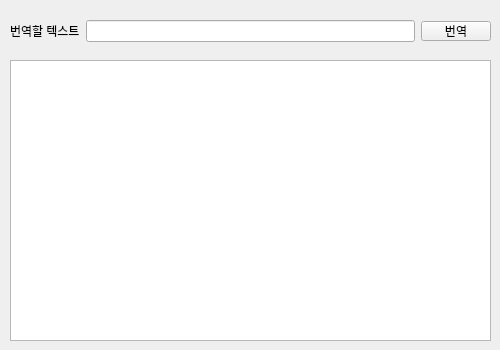
<?xml version="1.0" encoding="UTF-8"?>
<ui version="4.0">
 <class>Form</class>
 <widget class="QWidget" name="Form">
  <property name="geometry">
   <rect>
    <x>0</x>
    <y>0</y>
    <width>500</width>
    <height>350</height>
   </rect>
  </property>
  <property name="maximumSize">
   <size>
    <width>500</width>
    <height>350</height>
   </size>
  </property>
  <property name="windowTitle">
   <string>Form</string>
  </property>
  <widget class="QWidget" name="horizontalLayoutWidget">
   <property name="geometry">
    <rect>
     <x>10</x>
     <y>10</y>
     <width>481</width>
     <height>42</height>
    </rect>
   </property>
   <layout class="QHBoxLayout" name="horizontalLayout">
    <item>
     <widget class="QLabel" name="label">
      <property name="text">
       <string>번역할 텍스트</string>
      </property>
     </widget>
    </item>
    <item>
     <widget class="QLineEdit" name="txtBaseText"/>
    </item>
    <item>
     <widget class="QPushButton" name="btnTrans">
      <property name="sizePolicy">
       <sizepolicy hsizetype="Fixed" vsizetype="Fixed">
        <horstretch>0</horstretch>
        <verstretch>0</verstretch>
       </sizepolicy>
      </property>
      <property name="minimumSize">
       <size>
        <width>10</width>
        <height>10</height>
       </size>
      </property>
      <property name="maximumSize">
       <size>
        <width>70</width>
        <height>20</height>
       </size>
      </property>
      <property name="text">
       <string>번역</string>
      </property>
     </widget>
    </item>
   </layout>
  </widget>
  <widget class="QTextBrowser" name="txtResult">
   <property name="geometry">
    <rect>
     <x>10</x>
     <y>60</y>
     <width>481</width>
     <height>281</height>
    </rect>
   </property>
  </widget>
 </widget>
 <resources/>
 <connections/>
</ui>
